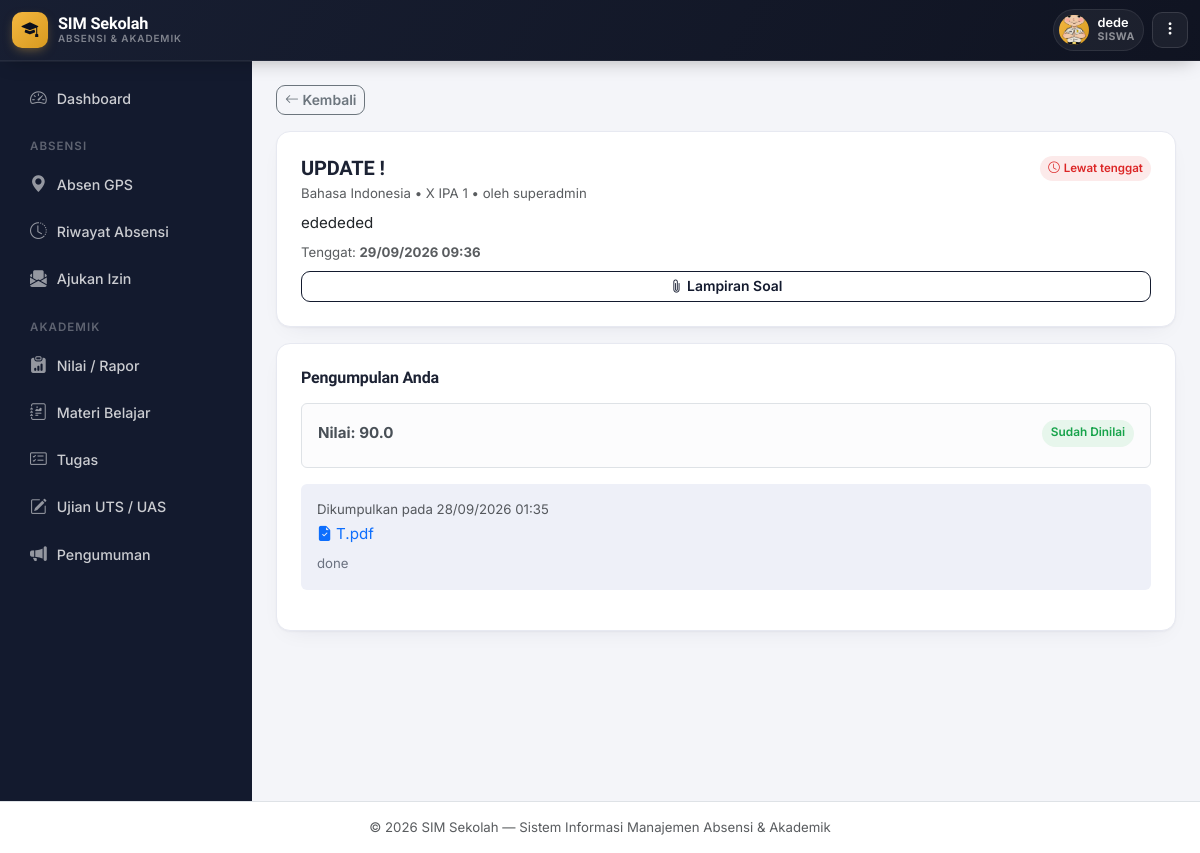
Page /elearning/tugas_detail.php?id=1 (signed in) on the committed database.
### tables this page shows
CREATE TABLE `siswa` (
  `id` int NOT NULL,
  `nis` varchar(20) NOT NULL,
  `nisn` varchar(20) DEFAULT NULL,
  `nama_lengkap` varchar(100) NOT NULL,
  `jenis_kelamin` enum('L','P') NOT NULL,
  `tempat_lahir` varchar(50) DEFAULT NULL,
  `tanggal_lahir` date DEFAULT NULL,
  `agama` varchar(30) DEFAULT NULL,
  `alamat` text,
  `no_hp` varchar(20) DEFAULT NULL,
  `email` varchar(100) DEFAULT NULL,
  `nama_ayah` varchar(100) DEFAULT NULL,
  `nama_ibu` varchar(100) DEFAULT NULL,
  `no_hp_ortu` varchar(20) DEFAULT NULL,
  `pekerjaan_ortu` varchar(50) DEFAULT NULL,
  `foto` varchar(255) DEFAULT NULL,
  `kelas_id` int DEFAULT NULL,
  `status` enum('Aktif','Pindah','Lulus','Keluar') DEFAULT 'Aktif',
  `tanggal_masuk` date DEFAULT NULL,
  `created_at` timestamp NULL DEFAULT CURRENT_TIMESTAMP
);

CREATE TABLE `elearning_tugas` (
  `id` int NOT NULL,
  `kelas_id` int NOT NULL,
  `mapel_id` int NOT NULL,
  `guru_id` int DEFAULT NULL,
  `guru_nama` varchar(100) DEFAULT NULL,
  `judul` varchar(150) NOT NULL,
  `deskripsi` text,
  `file_lampiran` varchar(255) DEFAULT NULL,
  `file_nama_asli` varchar(255) DEFAULT NULL,
  `deadline` datetime NOT NULL,
  `semester` enum('Ganjil','Genap') NOT NULL DEFAULT 'Ganjil',
  `created_at` timestamp NULL DEFAULT CURRENT_TIMESTAMP,
  `tahun_ajaran` varchar(20) NOT NULL DEFAULT '2025/2026'
);

CREATE TABLE `mata_pelajaran` (
  `id` int NOT NULL,
  `kode_mapel` varchar(20) DEFAULT NULL,
  `nama_mapel` varchar(100) NOT NULL,
  `kkm` int DEFAULT '75'
);

CREATE TABLE `kelas` (
  `id` int NOT NULL,
  `nama_kelas` varchar(50) NOT NULL,
  `tingkat` varchar(10) NOT NULL,
  `jurusan` varchar(50) DEFAULT NULL,
  `wali_kelas` varchar(100) DEFAULT NULL,
  `wali_kelas_user_id` int DEFAULT NULL,
  `tahun_ajaran` varchar(20) NOT NULL,
  `created_at` timestamp NULL DEFAULT CURRENT_TIMESTAMP
);

CREATE TABLE `elearning_pengumpulan` (
  `id` int NOT NULL,
  `tugas_id` int NOT NULL,
  `siswa_id` int NOT NULL,
  `file_jawaban` varchar(255) DEFAULT NULL,
  `file_nama_asli` varchar(255) DEFAULT NULL,
  `catatan` text,
  `nilai` decimal(5,2) DEFAULT NULL,
  `feedback_guru` text,
  `status` enum('Belum Dinilai','Sudah Dinilai') NOT NULL DEFAULT 'Belum Dinilai',
  `tanggal_kumpul` timestamp NULL DEFAULT CURRENT_TIMESTAMP
);

### includes/auth.php (called while the page is built, shortened)
<?php
require_once __DIR__ . '/functions.php';
function currentUser() {
    return [
        'id'       => $_SESSION['user_id'] ?? null,
        'nama'     => $_SESSION['user_nama'] ?? '',
        'role'     => $_SESSION['user_role'] ?? '',
        'siswa_id' => $_SESSION['user_siswa_id'] ?? null,
    ];
}

### includes/functions.php (called while the page is built, shortened)
<?php
function clean($str) {
    return htmlspecialchars(trim($str ?? ''), ENT_QUOTES, 'UTF-8');
}
function formatWaktuIndo($datetime) {
    return date('d/m/Y H:i', strtotime($datetime));
}
function sisaWaktu($deadline) {
    $now = time();
    $target = strtotime($deadline);
    $diff = $target - $now;
    if ($diff <= 0) return ['label' => 'Lewat tenggat', 'class' => 'bad'];
    $jam = floor($diff / 3600);
    $hari = floor($jam / 24);
    return ['label' => "{$hari} hari lagi", 'class' => 'good'];
}

### elearning/tugas_detail.php (the view, shortened to what this page needs)
<?php
require_once __DIR__ . '/../includes/auth.php';
$user = currentUser();
$id = (int)($_GET['id'] ?? 0);
$stmt = $pdo->prepare("
    SELECT t.*, k.nama_kelas, k.id AS kelas_id, mp.nama_mapel FROM elearning_tugas t
    JOIN kelas k ON t.kelas_id = k.id
    JOIN mata_pelajaran mp ON t.mapel_id = mp.id
    WHERE t.id = ?
");
$stmt->execute([$id]);
$tugas = $stmt->fetch();
$sw = sisaWaktu($tugas['deadline']);
if ($user['role'] === 'siswa') {
    $stmt = $pdo->prepare("SELECT * FROM elearning_pengumpulan WHERE tugas_id = ? AND siswa_id = ?");
    $stmt->execute([$id, $user['siswa_id']]);
    $pengumpulanSaya = $stmt->fetch();
    include __DIR__ . '/../includes/header.php';
    ?>
    <a href="tugas.php" class="btn btn-sm btn-outline-secondary mb-3"><i class="bi bi-arrow-left"></i> Kembali</a>
    <div class="card p-4 mb-3">
      <div class="d-flex justify-content-between align-items-start flex-wrap gap-2">
        <div>
          <h5 class="fw-bold mb-1"><?= clean($tugas['judul']) ?></h5>
          <div class="text-muted small mb-2"><?= clean($tugas['nama_mapel']) ?> &bull; <?= clean($tugas['nama_kelas']) ?> &bull; oleh <?= clean($tugas['guru_nama'] ?: 'Guru') ?></div>
        </div>
        <span class="deadline-chip badge-soft <?= $sw['class'] ?>"><i class="bi bi-clock me-1"></i><?= $sw['label'] ?></span>
      </div>
      <p style="white-space:pre-line;" class="mb-2"><?= clean($tugas['deskripsi'] ?: 'Tidak ada instruksi tambahan.') ?></p>
      <div class="small text-muted mb-2">Tenggat: <strong><?= formatWaktuIndo($tugas['deadline']) ?></strong></div>
      <?php if ($tugas['file_lampiran']): ?>
        <a href="<?= BASE_URL ?>/uploads/tugas/<?= clean($tugas['file_lampiran']) ?>" target="_blank" class="btn btn-sm btn-outline-primary"><i class="bi bi-paperclip"></i> Lampiran Soal</a>
      <?php endif; ?>
    </div>
    <div class="card p-4">
      <h6 class="fw-bold mb-3">Pengumpulan Anda</h6>
      <?php if ($pengumpulanSaya && $pengumpulanSaya['status'] === 'Sudah Dinilai'): ?>
        <div class="alert alert-light border">
          <div class="d-flex justify-content-between align-items-center mb-1">
            <strong>Nilai: <?= number_format($pengumpulanSaya['nilai'],1) ?></strong>
            <span class="badge-soft good">Sudah Dinilai</span>
          </div>
        </div>
      <?php endif; ?>
      <?php if ($pengumpulanSaya): ?>
        <div class="mb-3 p-3 rounded" style="background:var(--brand-soft);">
          <div class="small text-muted mb-1">Dikumpulkan pada <?= formatWaktuIndo($pengumpulanSaya['tanggal_kumpul']) ?>
          </div>
          <?php if ($pengumpulanSaya['file_nama_asli']): ?>
            <a href="<?= BASE_URL ?>/uploads/pengumpulan/<?= clean($pengumpulanSaya['file_jawaban']) ?>" target="_blank"><i class="bi bi-file-earmark-check-fill me-1"></i><?= clean($pengumpulanSaya['file_nama_asli']) ?></a>
          <?php endif; ?>
          <?php if ($pengumpulanSaya['catatan']): ?><p class="small mb-0 mt-2" style="white-space:pre-line;"><?= clean($pengumpulanSaya['catatan']) ?></p><?php endif; ?>
        </div>
      <?php endif; ?>
    </div>
    <?php
    include __DIR__ . '/../includes/footer.php';
    exit;
}
include __DIR__ . '/../includes/header.php';
?>
<?php include __DIR__ . '/../includes/footer.php'; ?>

### includes/header.php (shortened to what this page needs)
<!DOCTYPE html>
<html lang="id">
<head>
<link href="https://cdn.jsdelivr.net/npm/bootstrap@5.3.3/dist/css/bootstrap.min.css" rel="stylesheet">
<link href="https://cdn.jsdelivr.net/npm/bootstrap-icons@1.11.3/font/bootstrap-icons.css" rel="stylesheet">
<link href="<?= BASE_URL ?>/assets/css/style.css" rel="stylesheet">
</head>
<body>
<?php
$roleNow = currentUser()['role'];
$roleLabel = ['admin'=>'Admin','guru'=>'Guru','wali_kelas'=>'Wali Kelas','siswa'=>'Siswa'][$roleNow] ?? $roleNow;
$namaNow = currentUser()['nama'];
$inisial = strtoupper(mb_substr($namaNow ?: '?', 0, 1));
$fotoTopbar = null;
if ($roleNow === 'siswa' && !empty(currentUser()['siswa_id'])) {
    $fotoPath = __DIR__ . '/../uploads/foto_siswa/';
    $stmtFotoNow = $pdo->prepare("SELECT foto FROM siswa WHERE id = ?");
    $stmtFotoNow->execute([currentUser()['siswa_id']]);
    $fotoNow = $stmtFotoNow->fetchColumn();
    if ($fotoNow && is_file($fotoPath . $fotoNow)) {
        $fotoTopbar = BASE_URL . '/uploads/foto_siswa/' . $fotoNow;
    }
}
?>
<nav class="navbar navbar-expand-lg gv-topbar sticky-top">
  <div class="container-fluid">
    <a class="gv-brand" href="<?= BASE_URL ?>/index.php">
      <span class="gv-brand-badge"><i class="bi bi-mortarboard-fill"></i></span>
      <span class="gv-brand-text d-none d-sm-block">
        SIM Sekolah
        <small>Absensi &amp; Akademik</small>
      </span>
    </a>
    <div class="ms-auto d-flex align-items-center gap-2">
      <div class="gv-user-chip">
        <div class="gv-user-avatar">
          <?php if ($fotoTopbar): ?>
            <img src="<?= clean($fotoTopbar) ?>" alt="Foto profil">
          <?php else: ?>
            <?= clean($inisial) ?>
          <?php endif; ?>
        </div>
        <div class="gv-user-meta d-none d-sm-block">
          <div class="name"><?= clean($namaNow) ?></div>
          <div class="role"><?= clean($roleLabel) ?></div>
        </div>
      </div>
      <div class="gv-more-wrap">
        <button class="gv-more-btn" type="button" id="btnUserMenu" aria-expanded="false" title="Menu akun">
          <i class="bi bi-three-dots-vertical"></i>
        </button>
      </div>
    </div>
  </div>
</nav>
<div class="d-flex">
<?php include __DIR__ . '/sidebar.php'; ?>
<main class="flex-grow-1 p-3 p-md-4 content-area">

### assets/css/style.css (style rules this page uses)
:root { --ink: #14173A; --ink-soft: #565B82; --bg: #F1F3FA; --surface: #FFFFFF; --line: #E4E7F2; --brand: #4338CA; --brand-2: #6D28D9; --brand-soft: #EEECFD; --gps: #0D9488; --gps-2: #0EA5A4; --gps-soft: #E1F5F3; --good: #16A34A; --good-soft: #E7F7ED; --warn: #D97706; --warn-soft: #FEF3E1; --bad: #DC2626; --bad-soft: #FCE8E7; --info: #2563EB; --info-soft: #E8EEFD; --radius-lg: 20px; --radius-md: 14px; --radius-sm: 9px; --shadow-1: 0 1px 2px rgba(20,23,58,.04), 0 8px 24px -12px rgba(20,23,58,.10); --shadow-2: 0 4px 10px rgba(20,23,58,.06), 0 16px 40px -16px rgba(20,23,58,.18); }
* { box-sizing: border-box; }
body { background: var(--bg); color: var(--ink); font-family: 'Inter', system-ui, sans-serif; font-size: .945rem; -webkit-font-smoothing: antialiased; }
h1, h2, h3, h4, h5, h6, .font-display { font-family: 'Sora', 'Inter', sans-serif; letter-spacing: -0.01em; color: var(--ink); }
a { text-decoration: none; }
small, .small { color: var(--ink-soft); }
.content-area { min-height: calc(100vh - 60px); padding-bottom: 90px; }
.card { border: 1px solid var(--line); border-radius: var(--radius-md); box-shadow: var(--shadow-1); }
.badge-soft { border-radius: 999px; font-weight: 600; font-size: .74rem; padding: .38em .75em; }
.badge-soft.good { background: var(--good-soft); color: var(--good); }
.badge-soft.bad { background: var(--bad-soft); color: var(--bad); }
.btn { border-radius: var(--radius-sm); font-weight: 600; font-size: .87rem; }
.btn-outline-primary { color: var(--brand); border-color: var(--brand); }
.deadline-chip { border-radius: 999px; padding: .3em .7em; font-size: .72rem; font-weight: 600; }

### includes/theme_gov.php (style rules this page uses)
:root { --navy:#131A2E; --navy-2:#0B0F1D; --navy-3:#1C2540; --gold:#F4B740; --gold-soft:#FDF3DD; --bg:#F4F5F9; --surface:#FFFFFF; --line:#E7E9F1; --ink:#1C2233; --ink-soft:#6B7280; --brand:#131A2E; --brand-2:#0B0F1D; --brand-soft:#EEF0F8; --gps:#2563EB; --gps-soft:#EAF2FE; --good:#16A34A; --good-soft:#E7F6EC; --warn:#EA7A1B; --warn-soft:#FDEEE0; --bad:#DC2626; --bad-soft:#FCEAEA; --info:#2563EB; --info-soft:#EAF2FE; --r-lg:16px; --r-md:12px; --r-sm:9px; --sh-sm:0 1px 2px rgba(19,26,46,.04), 0 1px 3px rgba(19,26,46,.06); --sh-md:0 4px 10px -2px rgba(19,26,46,.08), 0 8px 24px -8px rgba(19,26,46,.10); --sh-lg:0 12px 28px -6px rgba(19,26,46,.16), 0 4px 10px -4px rgba(19,26,46,.10); --ease:cubic-bezier(.4,0,.2,1); }
* { scrollbar-width:thin; scrollbar-color:#C7CBDA transparent; }
body { background:var(--bg); color:var(--ink); font-family:'Inter',system-ui,sans-serif; }

### includes/header.php (style rules this page uses)
.gv-topbar { background:linear-gradient(120deg, rgba(19,26,46,.98), rgba(11,15,29,.98)); backdrop-filter:blur(10px); box-shadow:0 1px 0 rgba(255,255,255,.05), 0 6px 20px -8px rgba(0,0,0,.35); border-bottom:1px solid rgba(255,255,255,.06); padding:.55rem 0; }
.gv-brand { display:flex; align-items:center; gap:10px; text-decoration:none; }
.gv-brand-badge { width:36px; height:36px; border-radius:10px; background:linear-gradient(135deg, var(--gold), #D89A1F); display:flex; align-items:center; justify-content:center; color:var(--navy-2); font-size:1.05rem; box-shadow:0 4px 12px -4px rgba(244,183,64,.55); flex-shrink:0; }
.gv-brand-text { font-family:'Sora',sans-serif; font-weight:800; color:#fff; font-size:1.02rem; letter-spacing:-.01em; line-height:1.1; }
.gv-brand-text small { display:block; font-family:'Inter',sans-serif; font-size:.62rem; font-weight:600; letter-spacing:.09em; text-transform:uppercase; color:rgba(255,255,255,.45); }
.gv-user-chip { display:flex; align-items:center; gap:9px; background:rgba(255,255,255,.05); border:1px solid rgba(255,255,255,.08); border-radius:30px; padding:5px 8px 5px 5px; }
.gv-user-avatar { width:30px; height:30px; border-radius:50%; background:linear-gradient(135deg,var(--gold),#D89A1F); color:var(--navy-2); font-weight:800; font-size:.8rem; display:flex; align-items:center; justify-content:center; flex-shrink:0; overflow:hidden; }
.gv-user-avatar img { width:100%; height:100%; object-fit:cover; }
.gv-user-meta { line-height:1.15; }
.gv-user-meta .name { color:#fff; font-size:.8rem; font-weight:600; }
.gv-user-meta .role { color:rgba(255,255,255,.5); font-size:.66rem; text-transform:uppercase; letter-spacing:.05em; font-weight:700; }
.gv-more-btn { width:36px; height:36px; border-radius:10px; border:1px solid rgba(255,255,255,.12); background:rgba(255,255,255,.05); color:#fff; display:flex; align-items:center; justify-content:center; transition:background .18s ease, transform .15s ease; }
.gv-more-wrap { position:relative; }

### rows in the picture
siswa: foto (picture)
elearning_tugas: judul "UPDATE !", mapel.nama_mapel "Bahasa Indonesia", kelas.nama_kelas "X IPA 1", guru_nama "superadmin", deadline "Lewat tenggat", deskripsi "edededed", deadline "29/09/2026 09:36"
elearning_pengumpulan: nilai "90.0", tanggal_kumpul "28/09/2026 01:35", file_nama_asli "T.pdf", catatan "done"

### other values in the picture
$namaNow "dede"
$roleLabel "SISWA"
$labelMenuIzin "Ajukan Izin"
